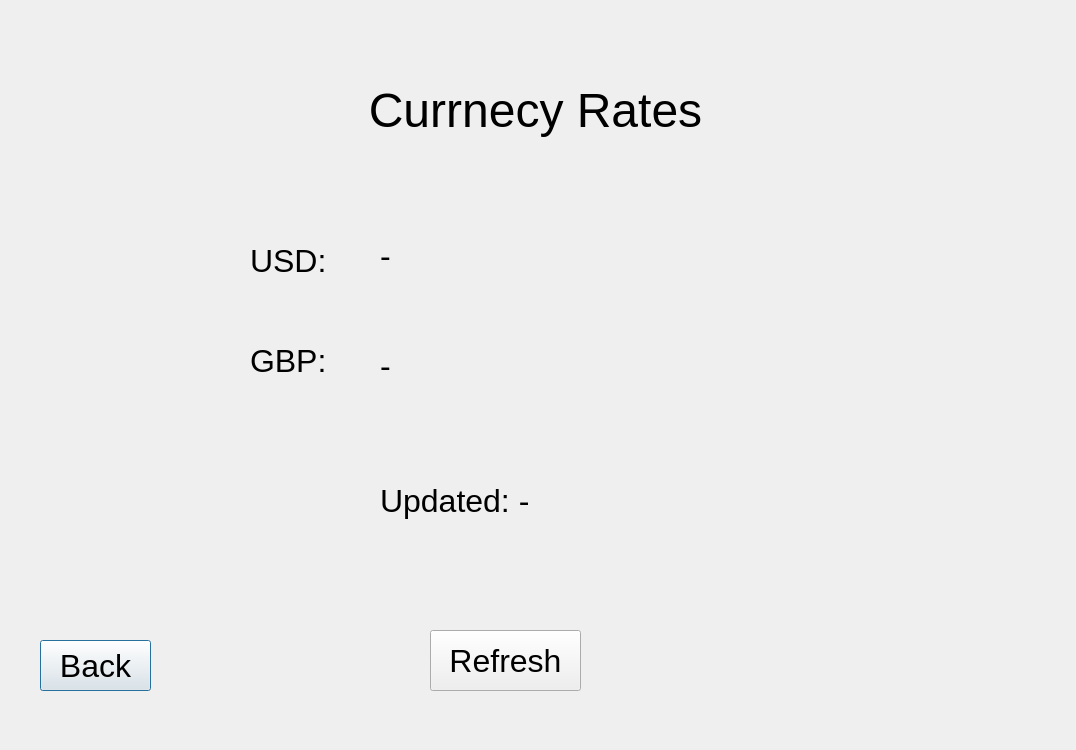
<?xml version="1.0" encoding="UTF-8"?>
<ui version="4.0">
 <class>Currency</class>
 <widget class="QDialog" name="Currency">
  <property name="geometry">
   <rect>
    <x>0</x>
    <y>0</y>
    <width>1076</width>
    <height>750</height>
   </rect>
  </property>
  <property name="windowTitle">
   <string>Dialog</string>
  </property>
  <widget class="QLabel" name="labelUsdText">
   <property name="geometry">
    <rect>
     <x>250</x>
     <y>245</y>
     <width>101</width>
     <height>31</height>
    </rect>
   </property>
   <property name="font">
    <font>
     <family>Arial</family>
     <pointsize>24</pointsize>
    </font>
   </property>
   <property name="text">
    <string>USD:</string>
   </property>
  </widget>
  <widget class="QLabel" name="labelUsdValue">
   <property name="geometry">
    <rect>
     <x>380</x>
     <y>235</y>
     <width>231</width>
     <height>41</height>
    </rect>
   </property>
   <property name="font">
    <font>
     <family>Arial</family>
     <pointsize>24</pointsize>
    </font>
   </property>
   <property name="text">
    <string>-</string>
   </property>
  </widget>
  <widget class="QLabel" name="labelUsdChange">
   <property name="geometry">
    <rect>
     <x>380</x>
     <y>275</y>
     <width>341</width>
     <height>51</height>
    </rect>
   </property>
   <property name="font">
    <font>
     <family>Arial</family>
     <pointsize>24</pointsize>
    </font>
   </property>
   <property name="text">
    <string/>
   </property>
   <property name="wordWrap">
    <bool>true</bool>
   </property>
  </widget>
  <widget class="QLabel" name="labelGbpText">
   <property name="geometry">
    <rect>
     <x>250</x>
     <y>345</y>
     <width>101</width>
     <height>31</height>
    </rect>
   </property>
   <property name="font">
    <font>
     <family>Arial</family>
     <pointsize>24</pointsize>
    </font>
   </property>
   <property name="text">
    <string>GBP:</string>
   </property>
  </widget>
  <widget class="QLabel" name="labelGbpValue">
   <property name="geometry">
    <rect>
     <x>380</x>
     <y>345</y>
     <width>231</width>
     <height>41</height>
    </rect>
   </property>
   <property name="font">
    <font>
     <family>Arial</family>
     <pointsize>24</pointsize>
    </font>
   </property>
   <property name="text">
    <string>-</string>
   </property>
  </widget>
  <widget class="QLabel" name="labelGbpChange">
   <property name="geometry">
    <rect>
     <x>380</x>
     <y>385</y>
     <width>341</width>
     <height>51</height>
    </rect>
   </property>
   <property name="font">
    <font>
     <family>Arial</family>
     <pointsize>24</pointsize>
    </font>
   </property>
   <property name="text">
    <string/>
   </property>
   <property name="wordWrap">
    <bool>true</bool>
   </property>
  </widget>
  <widget class="QLabel" name="labelDate">
   <property name="geometry">
    <rect>
     <x>380</x>
     <y>475</y>
     <width>561</width>
     <height>51</height>
    </rect>
   </property>
   <property name="font">
    <font>
     <family>Arial</family>
     <pointsize>24</pointsize>
    </font>
   </property>
   <property name="text">
    <string>Updated: -</string>
   </property>
  </widget>
  <widget class="QLabel" name="labelStatus">
   <property name="geometry">
    <rect>
     <x>270</x>
     <y>440</y>
     <width>451</width>
     <height>41</height>
    </rect>
   </property>
   <property name="font">
    <font>
     <family>Arial</family>
     <pointsize>24</pointsize>
    </font>
   </property>
   <property name="text">
    <string/>
   </property>
   <property name="wordWrap">
    <bool>true</bool>
   </property>
  </widget>
  <widget class="QPushButton" name="btnBack">
   <property name="geometry">
    <rect>
     <x>40</x>
     <y>640</y>
     <width>111</width>
     <height>51</height>
    </rect>
   </property>
   <property name="font">
    <font>
     <family>Arial</family>
     <pointsize>24</pointsize>
    </font>
   </property>
   <property name="text">
    <string>Back</string>
   </property>
  </widget>
  <widget class="QPushButton" name="btnRefresh">
   <property name="geometry">
    <rect>
     <x>430</x>
     <y>630</y>
     <width>151</width>
     <height>61</height>
    </rect>
   </property>
   <property name="font">
    <font>
     <family>Arial</family>
     <pointsize>24</pointsize>
    </font>
   </property>
   <property name="text">
    <string>Refresh</string>
   </property>
  </widget>
  <widget class="QLabel" name="label">
   <property name="geometry">
    <rect>
     <x>30</x>
     <y>20</y>
     <width>1011</width>
     <height>181</height>
    </rect>
   </property>
   <property name="font">
    <font>
     <family>Arial</family>
     <pointsize>36</pointsize>
    </font>
   </property>
   <property name="layoutDirection">
    <enum>Qt::LayoutDirection::LeftToRight</enum>
   </property>
   <property name="text">
    <string>Currnecy Rates</string>
   </property>
   <property name="alignment">
    <set>Qt::AlignmentFlag::AlignCenter</set>
   </property>
  </widget>
 </widget>
 <resources/>
 <connections/>
</ui>
